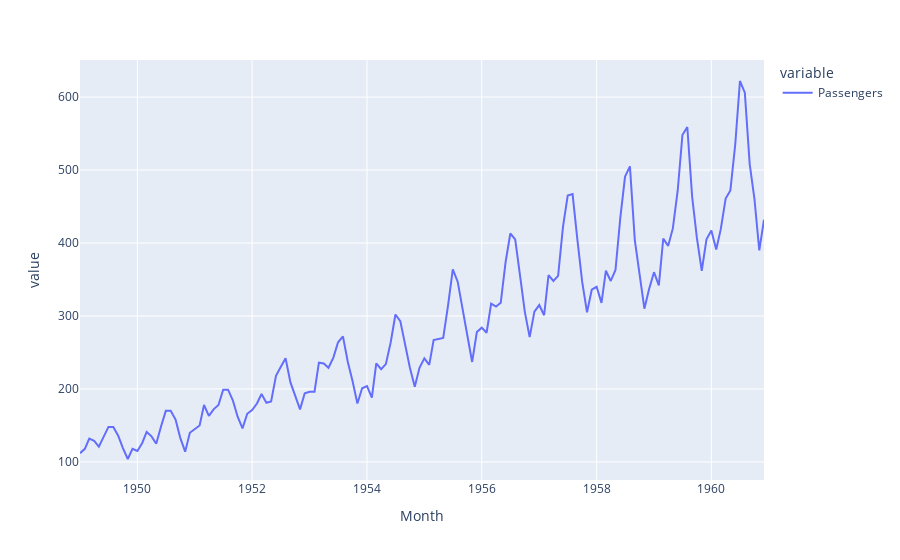

Notebook cell for this chart:
### Code cell
# Hay estacionalidad porque repite el mismo patrón
px.line(df_pax)

### Figure 1 — Plotly figure (JSON) as saved in the notebook; plotly's stock layout.template omitted (floating-point values rounded to 4 significant figures; data arrays with more than 128 entries replaced by an {"elided": "..."} marker saying what was removed)
{"data": [{"hovertemplate": "variable=Passengers<br>Month=%{x}<br>value=%{y}<extra></extra>", "legendgroup": "Passengers", "line": {"color": "#636efa", "dash": "solid"}, "marker": {"symbol": "circle"}, "mode": "lines", "name": "Passengers", "orientation": "v", "showlegend": true, "type": "scatter", "x": {"elided": "144 str values"}, "xaxis": "x", "y": {"elided": "144 int values"}, "yaxis": "y"}], "layout": {"legend": {"title": {"text": "variable"}, "tracegroupgap": 0}, "margin": {"t": 60}, "xaxis": {"anchor": "y", "domain": [0, 1], "title": {"text": "Month"}}, "yaxis": {"anchor": "x", "domain": [0, 1], "title": {"text": "value"}}}}
